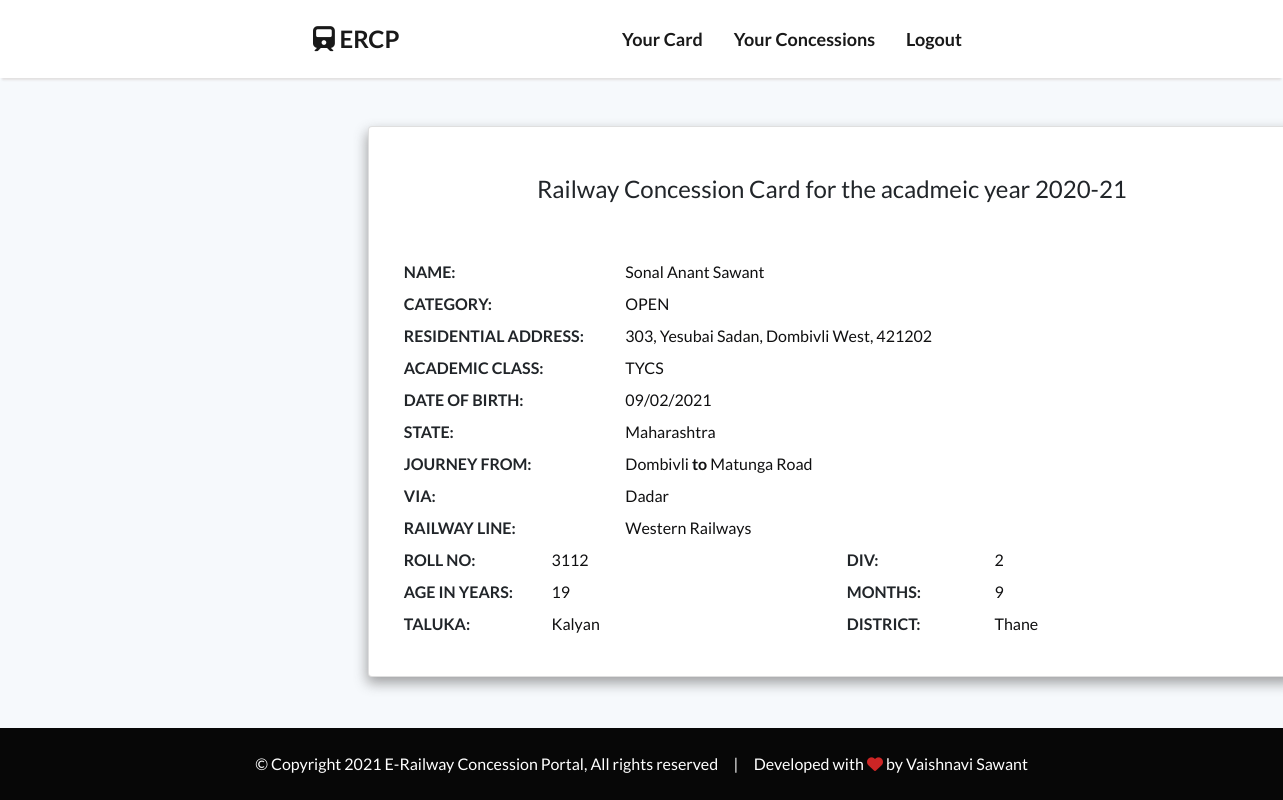
The page /student_card/ (signed in) on the database as committed earlier.
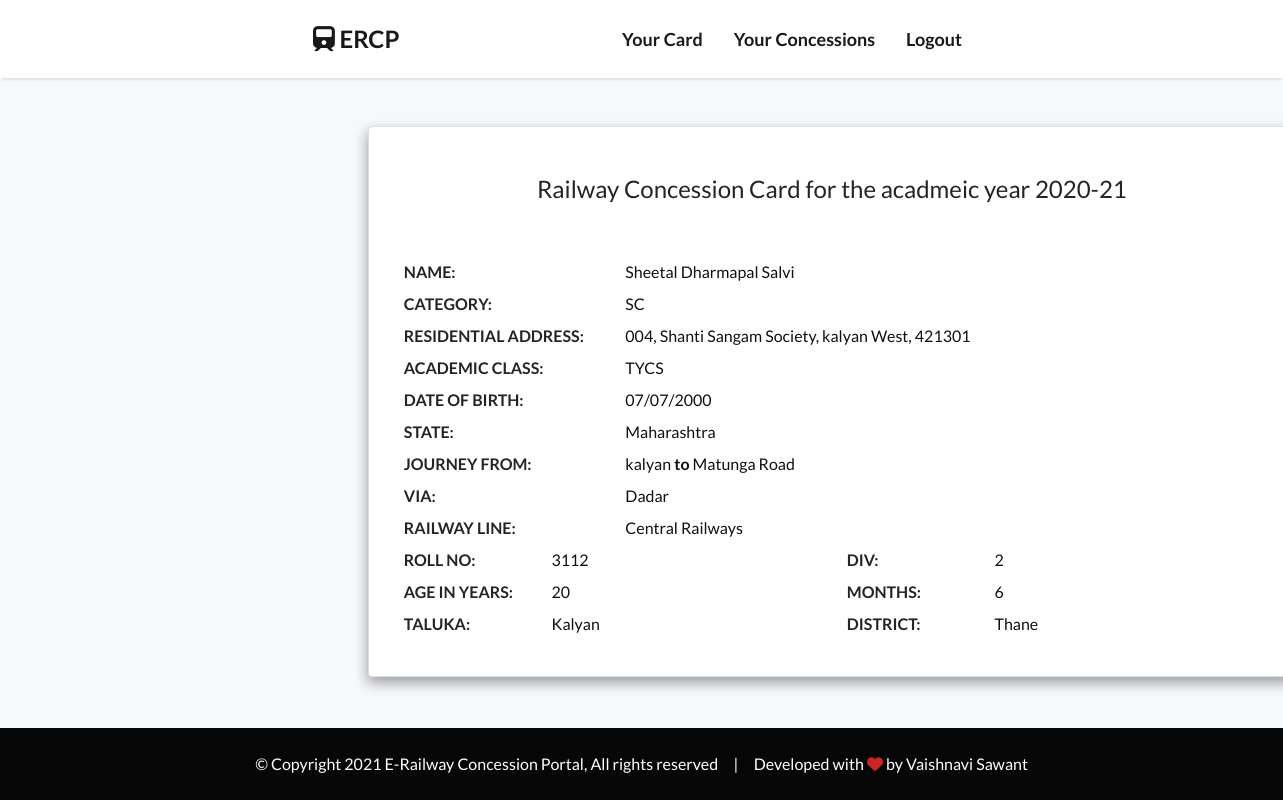
The same page on the database as committed later.
### ERCP_APP/models.py (models this page shows, shortened)
class CardDetail(models.Model):
    user_id = models.ForeignKey(
        to=User, on_delete=models.CASCADE, null=True, related_name='card_details')
    user_name = models.CharField(max_length=200, null=False, blank=False, unique=True)
    category = models.CharField(max_length=100, null=False, blank=False, choices=CATEGORY)
    academic_class = models.CharField(max_length=8, null=False, blank=False)
    roll_no = models.IntegerField(null=False, blank=False, unique=True)
    division = models.IntegerField(null=False, blank=False)
    date_of_birth = models.DateField(null=False, blank=False)
    years = models.IntegerField(null=False, blank=False)
    months = models.IntegerField(null=False, blank=False)
    residential_addr = models.CharField(max_length=755, null=False, blank=False)
    city = models.CharField(max_length=100, null=True, blank=True)
    zip_code = models.IntegerField(null=True, blank=True)
    taluka = models.CharField(max_length=50, null=False, blank=False)
    district = models.CharField(max_length=50, null=False, blank=False)
    state = models.CharField(max_length=50, null=False, blank=False)
    journey_from = models.CharField(max_length=50, null=False, blank=False)
    journey_to = models.CharField(max_length=50, null=False, blank=False, default='Matunga Road')
    via = models.CharField(max_length=50, null=True, blank=True)
    railway_line = models.CharField(max_length=100, null=False, blank=False, choices=RAILWAY_LINE)

### ERCP_APP/views.py (the view)
# urls.py: path('student_card/',student_card),
@login_required(login_url='/login/')
def student_card(request):
    try:
        card = CardDetail.objects.get(user_id=request.user)
        return render(request, 'ercp_admin/Card/card.html', {'card':card})
    except CardDetail.DoesNotExist:
        return render(request, "ercp_admin/option.html")
    return None

### ERCP_APP/templates/ercp_admin/Card/card.html
{% extends 'lognav.html' %}{% load static %} {% block body %}
<div class="card-wrapper">
  <div class="container">
    <div
      class="card"
      style="width: 58rem"
      data-aos="fade-down"
      data-aos-easing="linear"
      data-aos-duration="1000"
      style="overflow-x: hidden"
    >
      <h4 class="mt-5 mb-3 text-center">
        Railway Concession Card for the acadmeic year 2020-21
      </h4>
      <div class="card-body">
        <div class="card-content-wrapper">
          <div class="row">
            <div class="col-lg-3 font-weight-bold text-uppercase card-head">
              Name:
            </div>
            <div class="col-lg-9 card-text">{{ card.user_name }}</div>
          </div>
          <div class="row mt-2">
            <div class="col-lg-3 font-weight-bold text-uppercase card-head">
              Category:
            </div>
            <div class="col-lg-9 card-text">{{ card.category }}</div>
          </div>
          <div class="row mt-2">
            <div class="col-lg-3 font-weight-bold text-uppercase card-head">
              Residential Address:
            </div>
            <div class="col-lg-9 card-text">
              {{ card.residential_addr }}, {{ card.city }}, {{ card.zip_code }}
            </div>
          </div>
          <div class="row mt-2">
            <div class="col-lg-3 font-weight-bold text-uppercase card-head">
              Academic class:
            </div>
            <div class="col-lg-9 card-text">{{ card.academic_class }}</div>
          </div>
          <div class="row mt-2">
            <div class="col-lg-3 font-weight-bold text-uppercase card-head">
              date of birth:
            </div>
            <div class="col-lg-9 card-text">
              {{ card.date_of_birth | date:'d/m/Y' }}
            </div>
          </div>
          <div class="row mt-2">
            <div class="col-lg-3 font-weight-bold text-uppercase card-head">
              state:
            </div>
            <div class="col-lg-9 card-text">{{ card.state }}</div>
          </div>
          <div class="row mt-2">
            <div class="col-lg-3 font-weight-bold text-uppercase card-head">
              Journey from:
            </div>
            <div class="col-lg-9 card-text">
              {{ card.journey_from }} <b> to </b> {{ card.journey_to }}
            </div>
          </div>
          <div class="row mt-2">
            <div class="col-lg-3 font-weight-bold text-uppercase card-head">
              via:
            </div>
            <div class="col-lg-9 card-text">{{ card.via }}</div>
          </div>
          <div class="row mt-2">
            <div class="col-lg-3 font-weight-bold text-uppercase card-head">
              Railway line:
            </div>
            <div class="col-lg-9 card-text">{{ card.railway_line }}</div>
          </div>
          <div class="row mt-2">
            <div class="col-lg-2 font-weight-bold text-uppercase card-head">
              Roll No:
            </div>
            <div class="col-lg-4 card-text">{{ card.roll_no }}</div>
            <div class="col-lg-2 font-weight-bold text-uppercase card-head">
              div:
            </div>
            <div class="col-lg-4 card-text">{{ card.division }}</div>
          </div>
          <div class="row mt-2">
            <div class="col-lg-2 font-weight-bold text-uppercase card-head">
              Age in years:
            </div>
            <div class="col-lg-4 card-text">{{ card.years }}</div>
            <div class="col-lg-2 font-weight-bold text-uppercase card-head">
              months:
            </div>
            <div class="col-lg-4 card-text">{{ card.months }}</div>
          </div>
          <div class="row mt-2">
            <div class="col-lg-2 font-weight-bold text-uppercase card-head">
              Taluka:
            </div>
            <div class="col-lg-4 card-text">{{ card.taluka }}</div>
            <div class="col-lg-2 font-weight-bold text-uppercase card-head">
              district:
            </div>
            <div class="col-lg-4 card-text">{{ card.district }}</div>
          </div>
        </div>
      </div>
    </div>
  </div>
</div>
{% endblock %}

Rows that differ between the two databases and show on the page:
changed CardDetail "TYCS": user_name "Sonal Anant Sawant" → "Sheetal Dharmapal Salvi"; category "OPEN" → "SC"; residential_addr "303, Yesubai Sadan" → "004, Shanti Sangam Society"; city "Dombivli West" → "kalyan West"; zip_code "421202" → "421301"; date_of_birth "09/02/2021" → "07/07/2000"; journey_from "Dombivli" → "kalyan"; railway_line "Western Railways" → "Central Railways"; years "19" → "20"; months "9" → "6"
